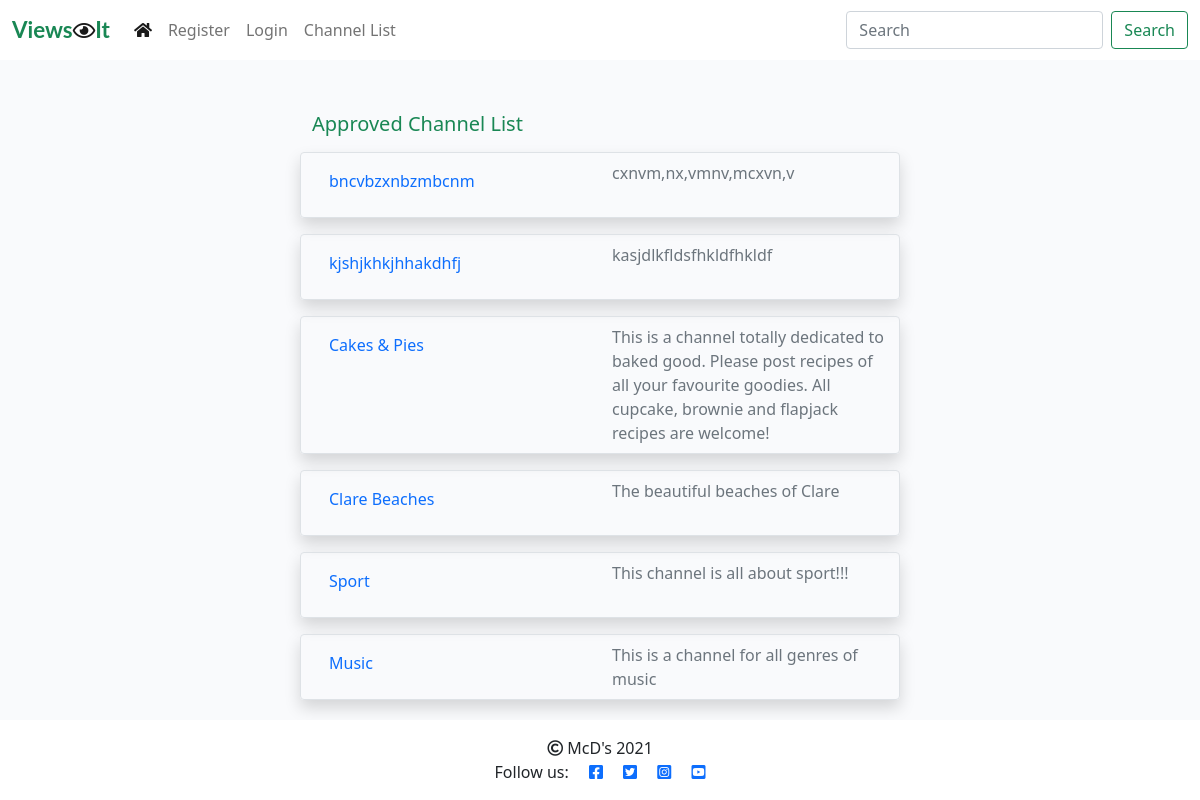
Screenshot of /channel_list/ with the database file from the repository.
### viewsit_app/models.py (models this page shows, shortened)
class Channel(models.Model):
    topic = models.CharField(max_length=50)
    topic_url = models.SlugField(max_length=50, unique=True)
    description = models.CharField(max_length=200)
    author = models.ForeignKey(User, on_delete=models.CASCADE,
                               related_name="channels")
    created_on = models.DateTimeField(auto_now_add=True)
    updated_on = models.DateTimeField(auto_now=True)
    status = models.IntegerField(choices=STATUS, default=0)
    class Meta:
        ordering = ['-created_on']

### viewsit_app/views.py (the view)
# urls.py: path('channel_list/', views.ChannelList.as_view(), name='channel_list'),
class ChannelList(generic.ListView):
    model = Channel
    queryset = Channel.objects.filter(status=1).order_by("-created_on")
    template_name = "channel_list.html"

### templates/channel_list.html (shortened to what this page needs)
{% extends "base.html" %}
{% block content %}
<div class="container-fluid">
    <div class="row">
        <div class="col-sm-6 mt-3 offset-md-3">
            <h5 class="mt-3 text-success">Approved Channel List</h5>
            {% for channel in channel_list %}
                <div class="row border rounded shadow mt-3">
                    <div class="col mt-2 mb-2" ><a class="nav-link" href="{% url 'channel_view' slug=channel.topic_url %}"><p class="card-title">{{ channel.topic }}</p></a> </div>
                    <div class="col card-text text-muted mt-2 mb-2">{{ channel.description }}</div>
                </div>
            {% empty %}
                <div><h4>There are no channels available.</h4></div>
            {% endfor %}
        </div>
    </div>
</div>
{%endblock%}

### static/css/style.css (style rules this page uses)
body { padding-top: 80px; }
.main-bg { background-color: #F9FAFC; }

### rows the page displays
Channel: topic "bncvbzxnbzmbcnm", description "cxnvm,nx,vmnv,mcxvn,v"
Channel: topic "kjshjkhkjhhakdhfj", description "kasjdlkfldsfhkldfhkldf"
Channel: topic "Cakes & Pies", description "This is a channel totally dedicated to baked good. Please post recipes of all your favourite goodies. All cupcake, brownie and flapjack recipes are welcome!"
Channel: topic "Clare Beaches", description "The beautiful beaches of Clare"
Channel: topic "Sport", description "This channel is all about sport!!!"
Channel: topic "Music", description "This is a channel for all genres of music"
